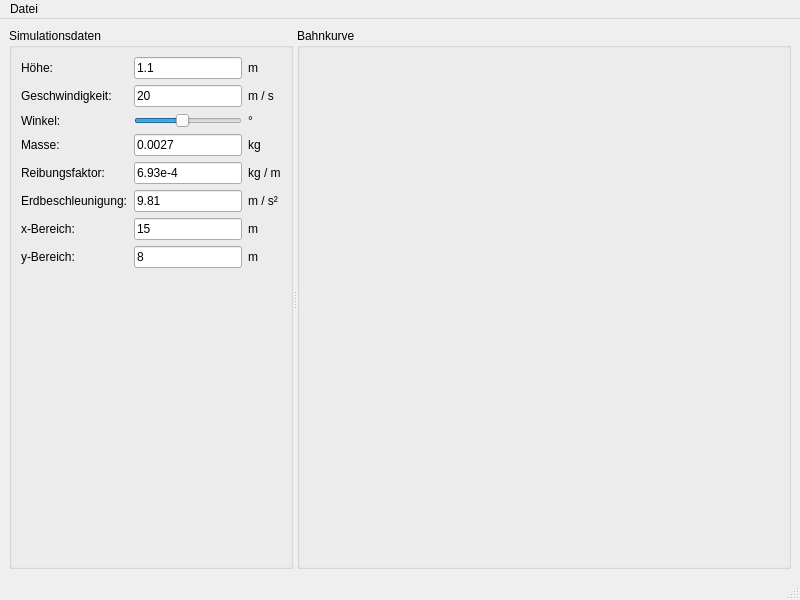
<?xml version="1.0" encoding="UTF-8"?>
<ui version="4.0">
 <class>MainWindow</class>
 <widget class="QMainWindow" name="MainWindow">
  <property name="geometry">
   <rect>
    <x>0</x>
    <y>0</y>
    <width>800</width>
    <height>600</height>
   </rect>
  </property>
  <property name="windowTitle">
   <string>Schiefer Wurf</string>
  </property>
  <widget class="QWidget" name="centralwidget">
   <layout class="QVBoxLayout" name="verticalLayout">
    <item>
     <widget class="QSplitter" name="splitter">
      <property name="orientation">
       <enum>Qt::Horizontal</enum>
      </property>
      <widget class="QGroupBox" name="groupBox">
       <property name="title">
        <string>Simulationsdaten</string>
       </property>
       <layout class="QGridLayout" name="gridLayout">
        <item row="5" column="0">
         <widget class="QLabel" name="label_6">
          <property name="text">
           <string>Erdbeschleunigung:</string>
          </property>
         </widget>
        </item>
        <item row="3" column="0">
         <widget class="QLabel" name="label_4">
          <property name="text">
           <string>Masse:</string>
          </property>
         </widget>
        </item>
        <item row="3" column="2">
         <widget class="QLabel" name="label_12">
          <property name="text">
           <string>kg</string>
          </property>
         </widget>
        </item>
        <item row="2" column="1">
         <widget class="QSlider" name="slider_alpha">
          <property name="maximum">
           <number>90</number>
          </property>
          <property name="sliderPosition">
           <number>40</number>
          </property>
          <property name="orientation">
           <enum>Qt::Horizontal</enum>
          </property>
         </widget>
        </item>
        <item row="5" column="1">
         <widget class="QLineEdit" name="edit_g">
          <property name="text">
           <string>9.81</string>
          </property>
         </widget>
        </item>
        <item row="1" column="2">
         <widget class="QLabel" name="label_10">
          <property name="text">
           <string>m / s</string>
          </property>
         </widget>
        </item>
        <item row="1" column="0">
         <widget class="QLabel" name="label_2">
          <property name="text">
           <string>Geschwindigkeit:</string>
          </property>
         </widget>
        </item>
        <item row="4" column="0">
         <widget class="QLabel" name="label_5">
          <property name="text">
           <string>Reibungsfaktor:</string>
          </property>
         </widget>
        </item>
        <item row="2" column="2">
         <widget class="QLabel" name="label_alpha">
          <property name="text">
           <string>°</string>
          </property>
         </widget>
        </item>
        <item row="5" column="2">
         <widget class="QLabel" name="label_14">
          <property name="text">
           <string>m / s²</string>
          </property>
         </widget>
        </item>
        <item row="0" column="0">
         <widget class="QLabel" name="label">
          <property name="text">
           <string>Höhe:</string>
          </property>
         </widget>
        </item>
        <item row="2" column="0">
         <widget class="QLabel" name="label_3">
          <property name="text">
           <string>Winkel:</string>
          </property>
         </widget>
        </item>
        <item row="4" column="1">
         <widget class="QLineEdit" name="edit_cwArho">
          <property name="text">
           <string>6.93e-4</string>
          </property>
         </widget>
        </item>
        <item row="7" column="0">
         <widget class="QLabel" name="label_8">
          <property name="text">
           <string>y-Bereich:</string>
          </property>
         </widget>
        </item>
        <item row="6" column="0">
         <widget class="QLabel" name="label_7">
          <property name="text">
           <string>x-Bereich:</string>
          </property>
         </widget>
        </item>
        <item row="4" column="2">
         <widget class="QLabel" name="label_13">
          <property name="text">
           <string>kg / m</string>
          </property>
         </widget>
        </item>
        <item row="0" column="1">
         <widget class="QLineEdit" name="edit_h">
          <property name="text">
           <string>1.1</string>
          </property>
         </widget>
        </item>
        <item row="6" column="2">
         <widget class="QLabel" name="label_15">
          <property name="text">
           <string>m</string>
          </property>
         </widget>
        </item>
        <item row="7" column="1">
         <widget class="QLineEdit" name="edit_ymax">
          <property name="text">
           <string>8</string>
          </property>
         </widget>
        </item>
        <item row="6" column="1">
         <widget class="QLineEdit" name="edit_xmax">
          <property name="text">
           <string>15</string>
          </property>
         </widget>
        </item>
        <item row="1" column="1">
         <widget class="QLineEdit" name="edit_v">
          <property name="text">
           <string>20</string>
          </property>
         </widget>
        </item>
        <item row="7" column="2">
         <widget class="QLabel" name="label_16">
          <property name="text">
           <string>m</string>
          </property>
         </widget>
        </item>
        <item row="0" column="2">
         <widget class="QLabel" name="label_9">
          <property name="text">
           <string>m</string>
          </property>
         </widget>
        </item>
        <item row="3" column="1">
         <widget class="QLineEdit" name="edit_m">
          <property name="text">
           <string>0.0027</string>
          </property>
         </widget>
        </item>
        <item row="8" column="0">
         <spacer name="verticalSpacer">
          <property name="orientation">
           <enum>Qt::Vertical</enum>
          </property>
          <property name="sizeHint" stdset="0">
           <size>
            <width>20</width>
            <height>40</height>
           </size>
          </property>
         </spacer>
        </item>
       </layout>
      </widget>
      <widget class="QGroupBox" name="box_plot">
       <property name="sizePolicy">
        <sizepolicy hsizetype="Expanding" vsizetype="Preferred">
         <horstretch>1</horstretch>
         <verstretch>0</verstretch>
        </sizepolicy>
       </property>
       <property name="title">
        <string>Bahnkurve</string>
       </property>
       <layout class="QVBoxLayout" name="verticalLayout_2"/>
      </widget>
     </widget>
    </item>
   </layout>
  </widget>
  <widget class="QMenuBar" name="menubar">
   <property name="geometry">
    <rect>
     <x>0</x>
     <y>0</y>
     <width>800</width>
     <height>30</height>
    </rect>
   </property>
   <widget class="QMenu" name="menuDatei">
    <property name="title">
     <string>Datei</string>
    </property>
    <addaction name="actionBeenden"/>
   </widget>
   <addaction name="menuDatei"/>
  </widget>
  <widget class="QStatusBar" name="statusbar"/>
  <action name="actionBeenden">
   <property name="text">
    <string>Beenden</string>
   </property>
  </action>
 </widget>
 <resources/>
 <connections>
  <connection>
   <sender>actionBeenden</sender>
   <signal>triggered()</signal>
   <receiver>MainWindow</receiver>
   <slot>close()</slot>
   <hints>
    <hint type="sourcelabel">
     <x>-1</x>
     <y>-1</y>
    </hint>
    <hint type="destinationlabel">
     <x>399</x>
     <y>299</y>
    </hint>
   </hints>
  </connection>
 </connections>
</ui>
